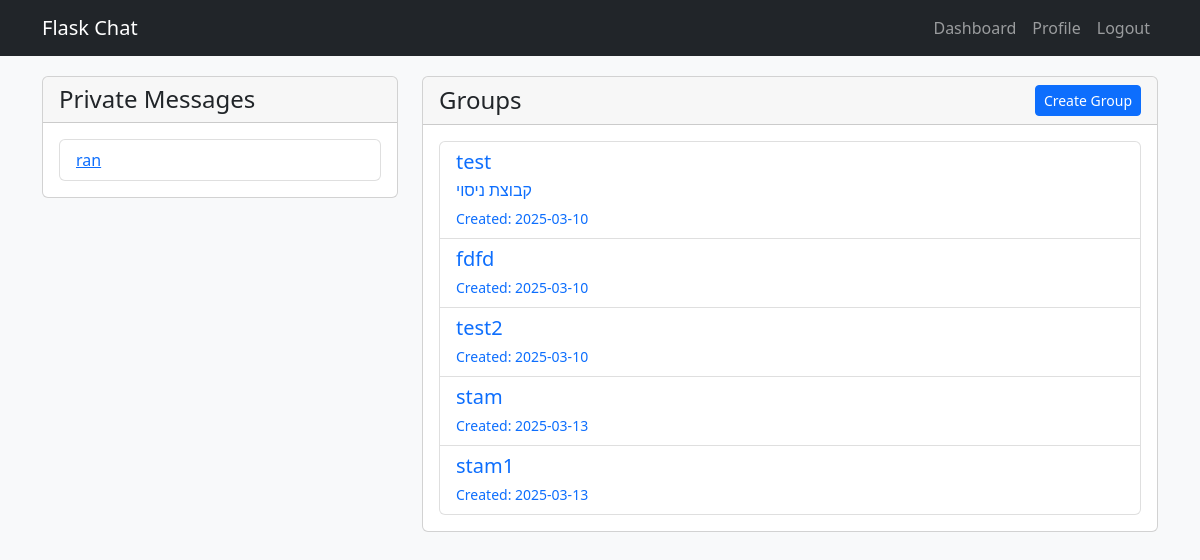
Page /dashboard (signed in) on the committed database.
### app.py (models this page shows, shortened)
class User(UserMixin, db.Model):
    id = db.Column(db.Integer, primary_key=True)
    username = db.Column(db.String(80), unique=True, nullable=False)
    email = db.Column(db.String(120), unique=True, nullable=False)
    password_hash = db.Column(db.String(128))
    profile_picture = db.Column(db.String(120), default='default.jpg')
    bio = db.Column(db.String(200), default='')
    created_at = db.Column(db.DateTime, default=datetime.utcnow)

class Group(db.Model):
    id = db.Column(db.Integer, primary_key=True)
    name = db.Column(db.String(80), nullable=False)
    description = db.Column(db.String(200))
    created_by = db.Column(db.Integer, db.ForeignKey('user.id'))
    created_at = db.Column(db.DateTime, default=datetime.utcnow)
    members = db.relationship('User', secondary='group_member',
                             backref=db.backref('groups', lazy='dynamic'))

### app.py (the view)
@app.route('/dashboard')
@login_required
def dashboard():
    users = User.query.filter(User.id != current_user.id).all()
    groups = Group.query.all()
    return render_template('dashboard.html', users=users, groups=groups)

### app.py (called while the page is built)
@login_manager.user_loader
def load_user(user_id):
    return User.query.get(int(user_id))

### templates/dashboard.html (shortened to what this page needs)
{% extends "base.html" %}
{% block content %}
<div class="row">
    <div class="col-md-4">
        <div class="card mb-4">
            <div class="card-header">
                <h4 class="mb-0">Private Messages</h4>
            </div>
            <div class="card-body">
                <ul class="list-group">
                    {% for user in users %}
                        <li class="list-group-item">
                            <a href="{{ url_for('private_chat', user_id=user.id) }}">{{ user.username }}</a>
                        </li>
                    {% else %}
                        <li class="list-group-item">No users available</li>
                    {% endfor %}
                </ul>
            </div>
        </div>
    </div>
    <div class="col-md-8">
        <div class="card">
            <div class="card-header d-flex justify-content-between align-items-center">
                <h4 class="mb-0">Groups</h4>
                <a href="{{ url_for('create_group') }}" class="btn btn-primary btn-sm">Create Group</a>
            </div>
            <div class="card-body">
                <div class="list-group">
                    {% for group in groups %}
                        <div class="list-group-item list-group-item-action">
                            <div class="d-flex w-100 justify-content-between">
                                <a href="{{ url_for('group_chat', group_id=group.id) }}" class="text-decoration-none flex-grow-1">
                                    <h5 class="mb-1">{{ group.name }}</h5>
                                    <p class="mb-1">{{ group.description }}</p>
                                    <small>Created: {{ group.created_at.strftime('%Y-%m-%d') }}</small>
                                </a>
                            </div>
                        </div>
                    {% else %}
                        <div class="list-group-item">No groups available</div>
                    {% endfor %}
                </div>
            </div>
        </div>
    </div>
</div>
{% endblock %}

### static/css/style.css (style rules this page uses)
body { background-color: #f8f9fa; }

### rows in the picture
User: username "ran"
Group: name "test", description "קבוצת ניסוי", created_at "2025-03-10"
Group: name "fdfd", created_at "2025-03-10"
Group: name "test2", created_at "2025-03-10"
Group: name "stam", created_at "2025-03-13"
Group: name "stam1", created_at "2025-03-13"
